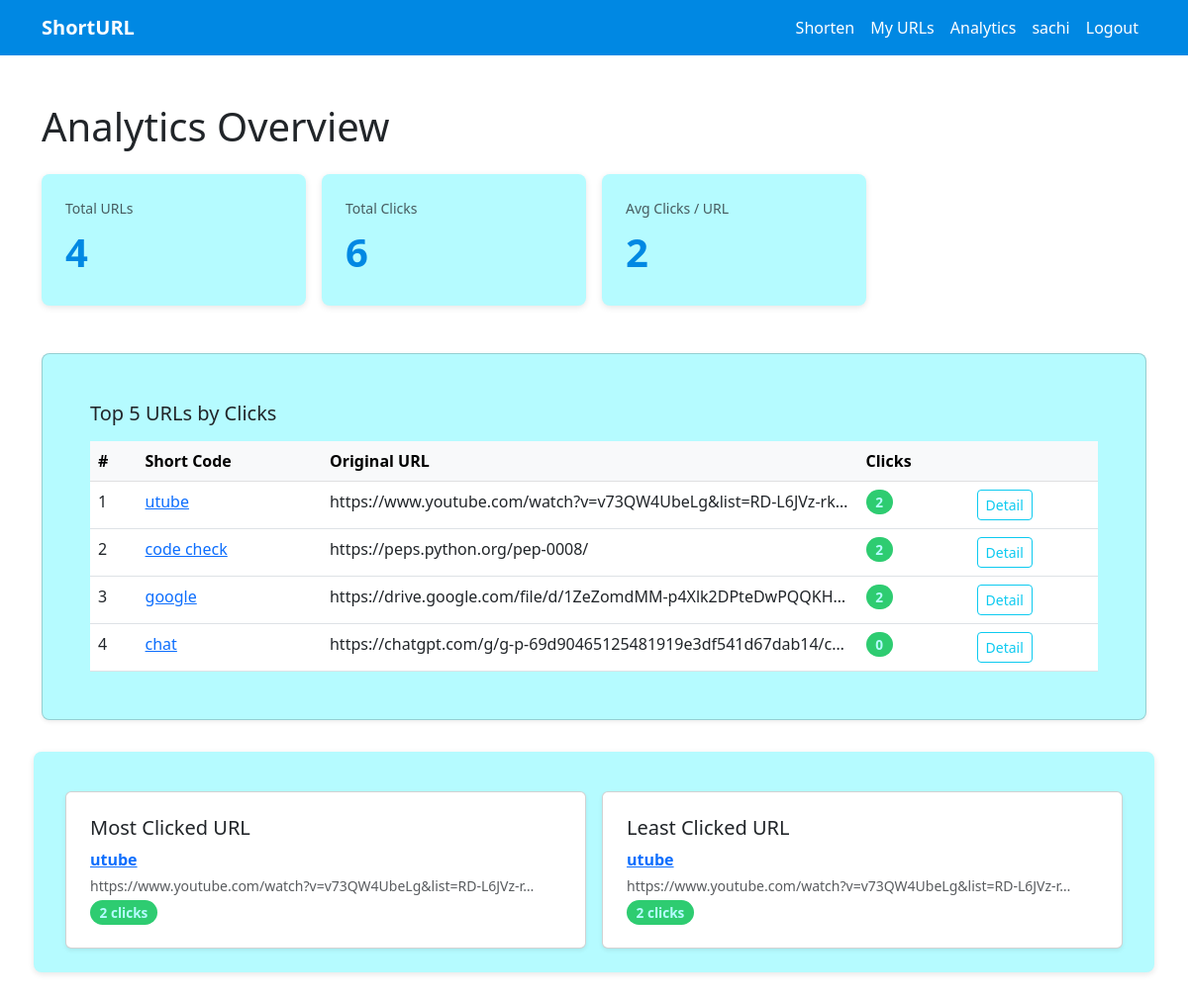
Page /analytics/ (signed in) on the committed database.
### accounts/models.py (models this page shows, shortened)
class User(AbstractUser):
    email = models.EmailField(unique=True)
    created_at = models.DateTimeField(auto_now_add=True)
    updated_at = models.DateTimeField(auto_now=True)

### shortener/models.py (models this page shows, shortened)
class URL(models.Model):
    original_url = models.URLField(max_length=2000)
    short_code = models.CharField(max_length=15, unique=True, db_index=True)
    custom_code = models.BooleanField(default=False)
    click_count = models.PositiveIntegerField(default=0)
    created_at = models.DateTimeField(auto_now_add=True)
    updated_at = models.DateTimeField(auto_now=True)
    user = models.ForeignKey(
        settings.AUTH_USER_MODEL,
        on_delete=models.CASCADE,
        related_name="urls",
        null=True,
        blank=True,
    )
    class Meta:
        ordering = ["-created_at"]

### shortener/views.py (the view)
# urls.py: path("analytics/", views.analytics, name="analytics"),
@login_required
def analytics(request):
    user_urls = request.user.urls.all()
    total_urls = user_urls.count()
    total_clicks = user_urls.aggregate(total=Sum("click_count"))["total"] or 0
    most_clicked = user_urls.order_by("-click_count").first()
    least_clicked = user_urls.filter(click_count__gt=0).order_by("click_count").first()
    week_ago = timezone.now() - timedelta(days=7)
    recent_clicks = Click.objects.filter(
        url__user=request.user,
        clicked_at__gte=week_ago,
    ).count()
    daily_clicks = []
    for i in range(6, -1, -1):  # 6, 5, 4, 3, 2, 1, 0
        day = timezone.now() - timedelta(days=i)
        count = Click.objects.filter(
            url__user=request.user,
            clicked_at__date=day.date(),
        ).count()
        daily_clicks.append({"date": day.strftime("%b %d"), "count": count})
    top_urls = user_urls.order_by("-click_count")[:5]
    return render(
        request,
        "shortener/analytics.html",
        {
            "total_urls": total_urls,
            "total_clicks": total_clicks,
            "most_clicked": most_clicked,
            "least_clicked": least_clicked,
            "recent_clicks": recent_clicks,
            "daily_clicks": daily_clicks,
            "top_urls": top_urls,
        },
    )

### shortener/templates/shortener/analytics.html (shortened to what this page needs)
{% extends "shortener/base.html" %}
{% block content %}
<h1 class="mb-4">Analytics Overview</h1>
<div class="row g-3 mb-5">
  <div class="col-6 col-md-3">
    <div class="stat-card">
      <p class="text-muted small mb-1">Total URLs</p>
      <p class="stat-number">{{ total_urls }}</p>
    </div>
  </div>
  <div class="col-6 col-md-3">
    <div class="stat-card">
      <p class="text-muted small mb-1">Total Clicks</p>
      <p class="stat-number">{{ total_clicks }}</p>
    </div>
  </div>
  <div class="col-6 col-md-3">
    <div class="stat-card">
      <p class="text-muted small mb-1">Avg Clicks / URL</p>
      <p class="stat-number">
        {% if total_urls > 0 %}
          {% widthratio total_clicks total_urls 1 %}
        {% else %}
          0
        {% endif %}
      </p>
    </div>
  </div>
</div>
<div class="card shadow-sm mb-5 stat-card">
  <div class="card-body p-4">
    <h5 class="card-title mb-3">Top 5 URLs by Clicks</h5>
    <div class="table-responsive">
      <table class="table table-hover mb-0 stat-card">
        <thead class="table-light stat-card">
          <tr>
            <th>#</th>
            <th>Short Code</th>
            <th>Original URL</th>
            <th>Clicks</th>
            <th></th>
          </tr>
        </thead>
        <tbody>
          {% for url in top_urls %}
          <tr>
            <td>{{ forloop.counter }}</td>
            <td>
              <a href="/{{ url.short_code }}" target="_blank">{{ url.short_code }}</a>
            </td>
            <td class="text-truncate" style="max-width:300px;">
              {{ url.original_url }}
            </td>
            <td><span class="click-badge">{{ url.click_count }}</span></td>
            <td>
              <a href="{% url 'url_detail_analytics' url.short_code %}"
                 class="btn btn-sm btn-outline-info">Detail</a>
            </td>
          </tr>
          {% empty %}
          <tr>
            <td colspan="5" class="text-center text-muted py-4">
              No URLs yet — <a href="{% url 'create_url' %}">create one</a>!
            </td>
          </tr>
          {% endfor %}
        </tbody>
      </table>
    </div>
  </div>
</div>
<div class="row g-3 mb-4 stat-card">
  <div class="col-md-6">
    <div class="card shadow-sm h-100">
      <div class="card-body p-4">
        <h5 class="card-title">Most Clicked URL</h5>
        {% if most_clicked %}
          <p class="mb-1">
            <a href="/{{ most_clicked.short_code }}" target="_blank" class="fw-bold">
              {{ most_clicked.short_code }}
            </a>
          </p>
          <p class="text-muted small mb-1">{{ most_clicked.original_url|truncatechars:60 }}</p>
          <span class="click-badge">{{ most_clicked.click_count }} clicks</span>
        {% else %}
          <p class="text-muted">No data yet.</p>
        {% endif %}
      </div>
    </div>
  </div>
  <div class="col-md-6">
    <div class="card shadow-sm h-100">
      <div class="card-body p-4">
        <h5 class="card-title">Least Clicked URL</h5>
        {% if least_clicked %}
          <p class="mb-1">
            <a href="/{{ least_clicked.short_code }}" target="_blank" class="fw-bold">
              {{ least_clicked.short_code }}
            </a>
          </p>
          <p class="text-muted small mb-1">{{ least_clicked.original_url|truncatechars:60 }}</p>
          <span class="click-badge">{{ least_clicked.click_count }} clicks</span>
        {% else %}
          <p class="text-muted">No data yet.</p>
        {% endif %}
      </div>
    </div>
  </div>
</div>
{% endblock %}

### shortener/templates/shortener/base.html (shortened to what this page needs)
<!DOCTYPE html>
<html lang="en">
<head>
    <link href="https://cdn.jsdelivr.net/npm/bootstrap@5.3.0/dist/css/bootstrap.min.css" rel="stylesheet">
</head>
<body>
<nav class="navbar navbar-expand-lg">
    <div class="container">
        <a class="navbar-brand fw-bold" href="{% url 'home' %}"> ShortURL</a>
        <div class="collapse navbar-collapse" id="navbarNav">
            <ul class="navbar-nav ms-auto align-items-lg-center">
                {% if user.is_authenticated %}
                    <li class="nav-item">
                        <a class="nav-link" href="{% url 'create_url' %}">Shorten</a>
                    </li>
                    <li class="nav-item">
                        <a class="nav-link" href="{% url 'dashboard' %}">My URLs</a>
                    </li>
                    <li class="nav-item">
                        <a class="nav-link" href="{% url 'analytics' %}">Analytics</a>
                    </li>
                    <li class="nav-item">
                        <span class="nav-link text-white-50">{{ user.username }}</span>
                    </li>
                    <li class="nav-item">
                        <a class="nav-link" href="{% url 'logout' %}">Logout</a>
                    </li>
                {% endif %}
            </ul>
        </div>
    </div>
</nav>
<main>
    <div class="container">
        {% block content %}
        {% endblock %}
    </div>
</main>
</body>
</html>

### shortener/templates/shortener/base.html (style rules this page uses)
:root { --primary: #0088e3; --success: #2ecc71; --danger: #fa7d6f; }
body { min-height: 100vh; display: flex; flex-direction: column; }
main { flex: 1; padding: 2rem 0; }
.navbar { background-color: var(--primary); }
.navbar-brand, .nav-link { color: #ffffff !important; }
.stat-card { background: #b5fbff; border-radius: 8px; padding: 1.5rem; box-shadow: 0 2px 6px rgba(0,0,0,.1); height: 100%; }
.stat-number { font-size: 2.5rem; font-weight: 700; color: var(--primary); margin: 0; }
.click-badge { background: var(--success); color: #b5fbff; padding: .2rem .6rem; border-radius: 20px; font-weight: 600; font-size: .85rem; }

### rows in the picture
User: username "sachi"
URL: short_code "utube", original_url "https://www.youtube.com/watch?v=v73QW4UbeLg&list=RD-L6JVz-rk…", click_count "2", original_url "https://www.youtube.com/watch?v=v73QW4UbeLg&list=RD-L6JVz-r…"
URL: short_code "code check", original_url "https://peps.python.org/pep-0008/", click_count "2"
URL: short_code "google", original_url "https://drive.google.com/file/d/1ZeZomdMM-p4Xlk2DPteDwPQQKH…", click_count "2"
URL: short_code "chat", original_url "https://chatgpt.com/g/g-p-69d90465125481919e3df541d67dab14/c/…", click_count "0"

### other values in the picture
{{ total_urls }} "4"
{{ total_clicks }} "6"
